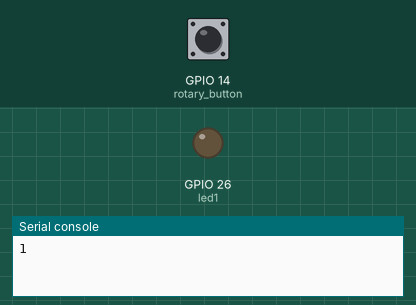
The program below on a simulated ESP32 board running MicroPython. Parts: output pins drawn as LEDs (lit = HIGH), the last lines printed to the serial console. The inputs (shaded band) are chosen by the test bench; at power-on: GPIO 14 (rotary_button) HIGH.

Above: at 1.2 s.
1.3 s: GPIO 14 (rotary_button) pulled LOW for 0.15 s
At 2.0 s:
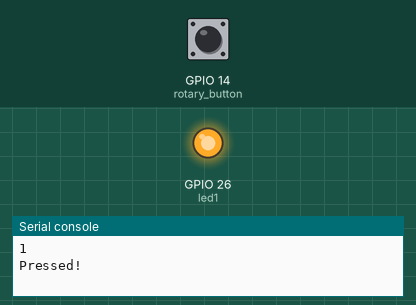
2.9 s: GPIO 14 (rotary_button) pulled LOW for 1 s
At 3.2 s:
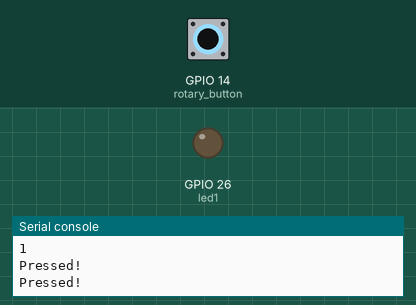
5.4 s: GPIO 14 (rotary_button) pulled LOW for 3.2 s
At 6.3 s:
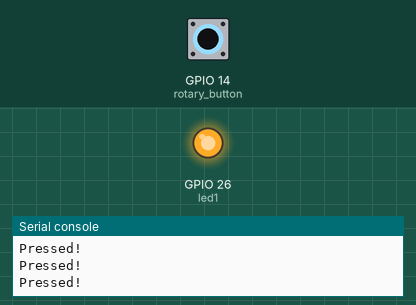
Timing chart, 0 to 8.4 s (numbered marks = the images above; inputs shaded):
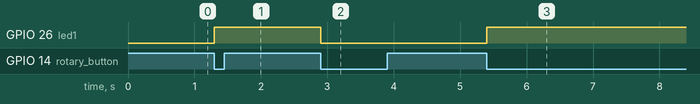

The program:

1.py
```python
# IMPORTS
from machine import Pin

# OBJECTS
rotary_button = Pin(14, Pin.IN) # rotary knap, sæt GP4 til SCK
led1 = Pin(26, Pin.OUT)

# FUNCTIONS
def isr_handler_function(pin_object):
    led1.value(not led1.value())
    print('Pressed!')

# PROGRAMME
print(rotary_button.value())
rotary_button.irq(handler = isr_handler_function, trigger = Pin.IRQ_FALLING)
```

Measured:
- after the input at 1.3 s, GPIO 26 (led1): LOW → HIGH at once
- after the input at 2.9 s, GPIO 26 (led1): HIGH → LOW at once
- after the input at 5.4 s, GPIO 26 (led1): LOW → HIGH at once
